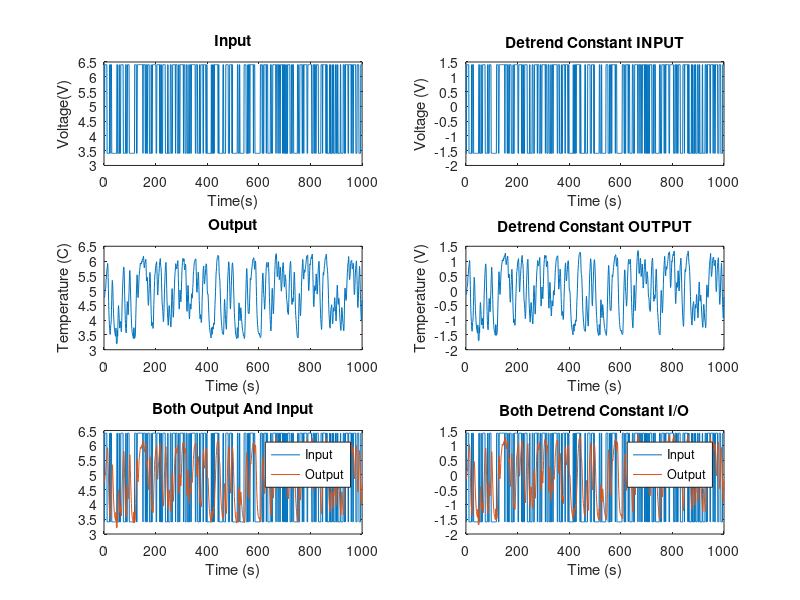

MATLAB code for this plot: (Note: this script raises an error after producing the figure.)
%%%%% Nume_student: Radoi Constantin-Iulian
%%%%% Grupa: 341A2
%%%%% Laborator 3 - 2022
%%%%% Modele Parametrice - Predictii ARX, ARMAX, SS

function [ hair_dryer_stat ] = hair_dryer()

   % 1. Incarcati datele experimentale: hair_dryer.mat.
   hair_dryer_data = load('hair_dryer.mat');

   % 2. Reprezentati grafic intrarea si iesirea systemului. Fiecare pe cate un grafic, iar in final, intr-un grafic trasatile si impreuna. Afisati toate aceste grafice in aceeasi figura
   % 3. Completati Figura/graficele cu titlu, etichete pentru axe si legenda (unde este cazul). Intrarea este reprezentata de o serie de tensiuni, pe cand iesirea este o temperatura.
   
   figure;
   %tiledlayout(3,2)
   subplot(3,2,1)
   plot(hair_dryer_data.u);
   title('Input');
   xlabel('Time(s)')
   ylabel('Voltage(V)')
   
   subplot(3,2,3);
   plot(hair_dryer_data.y);
   title('Output');
   xlabel('Time (s)')
   ylabel('Temperature (C)')

   subplot(3,2,5);
   plot(hair_dryer_data.u);
   hold;
   plot(hair_dryer_data.y);
   title('Both Output And Input');
   xlabel('Time (s)');
   legend('Input', 'Output');
   
   % 4. Eliminati componenta continua din semnalele de intrare si iesire (functia detrend).
   y_stat = detrend(hair_dryer_data.y, 'constant');
   u_stat = detrend(hair_dryer_data.u, 'constant');

   % 5. Afisati grafic noile semnale obtinute dupa eliminarea componentei continue (pe acelasi grafic cu semnalele corespunzatoare inainte de eliminarea componentei continue).
   subplot(3,2,2)
   plot(u_stat);
   title('Detrend Constant INPUT')
   xlabel('Time (s)');
   ylabel('Voltage (V)');

   subplot(3,2,4)
   plot(y_stat);
   title('Detrend Constant OUTPUT')
   xlabel('Time (s)');
   ylabel('Temperature (V)');

   subplot(3,2,6)
   plot(u_stat);
   hold
   plot(y_stat);
   xlabel('Time (s)');
   legend('Input','Output')
   title('Both Detrend Constant I/O')

   % 8. Pe baza datelor experimentale, determinati timpul mort (functie delayest).
   hair_dryer_stat = iddata(y_stat,u_stat);
   nk = delayest(hair_dryer_stat);
   
   % 9. Identificati modelele parametrice folosind datele experimentale fara componenta continua, si anume modelele: armax, arx si spatiul starilor (m4sid).   
   na = 1;
   nb = 2;
   nc = 10;
   nr_stari = 4;

   M1 = arx(hair_dryer_stat,[na nb nk]);
   M2 = armax(hair_dryer_stat,[na nb nc nk]);
   M3 = idpoly(n4sid(hair_dryer_stat,nr_stari));
   
  
   % 11. Calculati si afisati grafic iesirea pentru fiecare model estimat (functie predict).
   y_sim1 = predict(M1, hair_dryer_stat);
   y_sim2 = predict(M2, hair_dryer_stat);
   y_sim3 = predict(M3, hair_dryer_stat);
    
   figure
   subplot(3,1,1);
   plot(y_sim1);
   title('ARX Prediction')

   subplot(3,1,2);
   plot(y_sim2);
   title('ARMAX Prediction')

   subplot(3,1,3);
   plot(y_sim3);
   title('State-Space Prediction')
   

   % 12 Calculati eroarea intre iesirea modelului estimat si iesirea reala, pentru fiecare model estimat. Afisati rezultatele grafic

   er1_dif = y_stat - y_sim1.y;
   er2_dif = y_stat - y_sim2.y;
   er3_dif = y_stat - y_sim3.y;

   er1_pe = pe(M1,hair_dryer_stat);
   er2_pe = pe(M2,hair_dryer_stat);
   er3_pe = pe(M3,hair_dryer_stat);

   % 13. Concluzionati ceea ce ati lucrat in timpul laboratorului.
   figure
   subplot(3,2,1);
   plot(er1_dif);
   title('ARX Diff Error');
   subplot(3,2,2);
   plot(er1_pe);
   title('ARX PE Error');

   subplot(3,2,3);
   plot(er2_dif);
   title('ARMAX Diff Error')
   subplot(3,2,4);
   plot(er2_pe);
   title('ARMAX PE Error');

   subplot(3,2,5);
   plot(er3_dif);
   title('State-Space Diff Error')
   subplot(3,2,6);
   plot(er3_pe);
   title('State-Space PE Error');

   M1.noiseVariance % 0.0056
   M2.noiseVariance % 0.0052
   M3.noiseVariance % 0.0026

   %%% State Space prediction has a much smaller noise variance than ARMAX
   %%% and ARX predictions. ARMAX and ARX predictions' noise variances are
   %%% close to each other.
 
end
